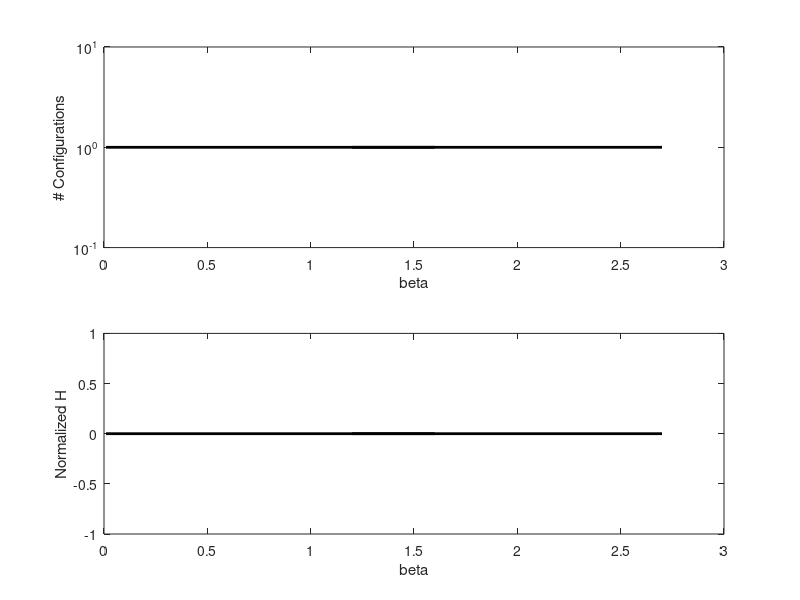

Recreate this plot in MATLAB.
%% SCRIPT INFO %%
%%%%%%%%%%%%%%%%%

% Script used to obtain figures 2H and 3B of Networld's PNAS. Basic check
% that the model maintains desirable properties after being modified

% Input: simulation data obtained from SCR_Run_Simulation

%% Path of simulation data
data_path = '/home/kiaran/Desktop/Ciencia_de_Datos/TFM/project/CAB_Complejidad/data/';
% Use a pattern to only use a subset of files (e.g. only files with N=20)
data_files = dir(fullfile(data_path, 'N40*.mat'));

%% Load data
num_configs = [];
beta = [];
H = [];
% flag_end = []; used to check the reason the simulation ended

% Recover the appropriate variables from the mat files
for i = 1:length(data_files)
    file = strcat(data_path, data_files(i).name);
    load(file);
    num_configs(end+1) = max(size(Networks_Unique));
    beta(end+1) = Beta;
    % flag_ends(end+1) = Flag_End;

    % Normalized entropy calculations
    n = Table_Unique.NumRep; % number of copies of a network over time
    p = n / sum(n); % normalization, prob of finding a network
    entropy = sum(-1 * p .* log2(p));
    H(end+1) = entropy / log2(max(size(p))); % Normalized entropy
end

% H is nan when there is only a network due to the normalization, but the
% expected value would be 0
H(isnan(H)) = 0;


%% Inspection of results

% Check if there is a transition and its bounds
subplot(2,1,1);
scatter(beta, num_configs, 50, 'filled', 'MarkerFaceColor', [0 0.4470 0.7410]);
set(gca, 'YScale', 'log');
xlabel('beta');
ylabel('# Configurations');

subplot(2,1,2);
scatter(beta, H, 50, 'filled', 'MarkerFaceColor', [0 0.4470 0.7410]);
xlabel('beta');
ylabel('Normalized H');

%% Transition bounds 
pre_lim = 1.4;
pos_lim = 2.5;

% Subset of data pre and pos transition
beta_pre = beta(beta < pre_lim);
beta_pos = beta(beta >= pre_lim & beta < pos_lim);

num_configs_pre = num_configs(beta < pre_lim);
num_configs_pos = num_configs(beta >= pre_lim & beta < pos_lim);

H_pre = H(beta < pre_lim);
H_pos = H(beta >= pre_lim & beta < pos_lim);

% Linear regression pre and pos transition
    % For the number of configurations fit the logarithm
p_nc_pre = polyfit(beta_pre, log(num_configs_pre),1);
p_nc_pos = polyfit(beta_pos, log(num_configs_pos),1);
p_H_pre = polyfit(beta_pre,H_pre,1);
p_H_pos = polyfit(beta_pos,H_pos,1);

%% Final graphs
lr_pre_beta = [0.01, pre_lim+0.2];
lr_pos_beta = [pre_lim-0.2,pos_lim+0.2];

% Beta vs Nº Configs
lr_pre_nc = exp(lr_pre_beta*p_nc_pre(1) + p_nc_pre(2));
lr_pos_nc = exp(lr_pos_beta*p_nc_pos(1) + p_nc_pos(2));

lr_intersect = (p_nc_pre(2) - p_nc_pos(2)) / (p_nc_pos(1) - p_nc_pre(1));
fig_position = get(gca, 'Position');
ann_position = fig_position(1) + (lr_intersect/3)*fig_position(3);

subplot(2,1,1);
plot(lr_pre_beta, lr_pre_nc, 'Color', 'black', 'LineWidth', 2);
hold on
plot(lr_pos_beta, lr_pos_nc, 'Color', 'black', 'LineWidth', 2);
hold on
scatter(beta, num_configs, 50, 'filled', 'MarkerFaceColor', [0 0.4470 0.7410]);
set(gca, 'YScale', 'log');
annotation("textarrow",[ann_position,ann_position],[0.85,0.6],'String','\beta_{crit}','Color','red','LineStyle',':');
xlabel('beta');
ylabel('# Configurations');
xlim([0,3])

% Beta vs Norm H 
lr_pre_H = lr_pre_beta*p_H_pre(1) + p_H_pre(2);
lr_pos_H = lr_pos_beta*p_H_pos(1) + p_H_pos(2);

lr_intersect = (p_H_pre(2) - p_H_pos(2)) / (p_H_pos(1) - p_H_pre(1));
fig_position = get(gca, 'Position');
ann_position = fig_position(1) + (lr_intersect/3)*fig_position(3);

subplot(2,1,2);
plot(lr_pre_beta, lr_pre_H, 'Color', 'black', 'LineWidth', 2);
hold on
plot(lr_pos_beta, lr_pos_H, 'Color', 'black', 'LineWidth', 2);
hold on
scatter(beta, H, 50, 'filled', 'MarkerFaceColor', [0 0.4470 0.7410]);
annotation("textarrow",[ann_position,ann_position],[0.38,0.12],'String','\beta_{crit}','Color','red','LineStyle',':');
xlabel('beta');
ylabel('Normalized H');
xlim([0,3])
